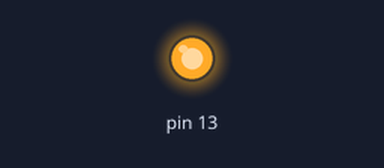
Simulated run of this sketch. Board: Arduino Uno, built with avr-gcc and run on an emulated ATmega328P. On the bench: output pins drawn as LEDs (lit = HIGH).

Above: at 0.1 s.
At 1.9 s:
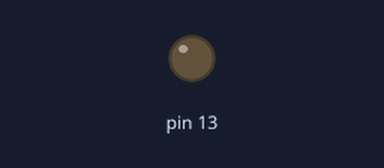
Timing chart, 0 to 3.4 s (numbered marks = the images above):
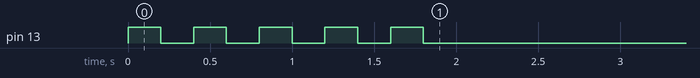

The sketch:

sketch_dec02g.ino
```cpp
void setup()
{
  pinMode(13,OUTPUT);
  for(int i=0;i<=4;i++)
   {
     digitalWrite(13,HIGH);
     delay(200);
     digitalWrite(13,LOW);
     delay(200);
   }
}

void loop()
{

}
```
